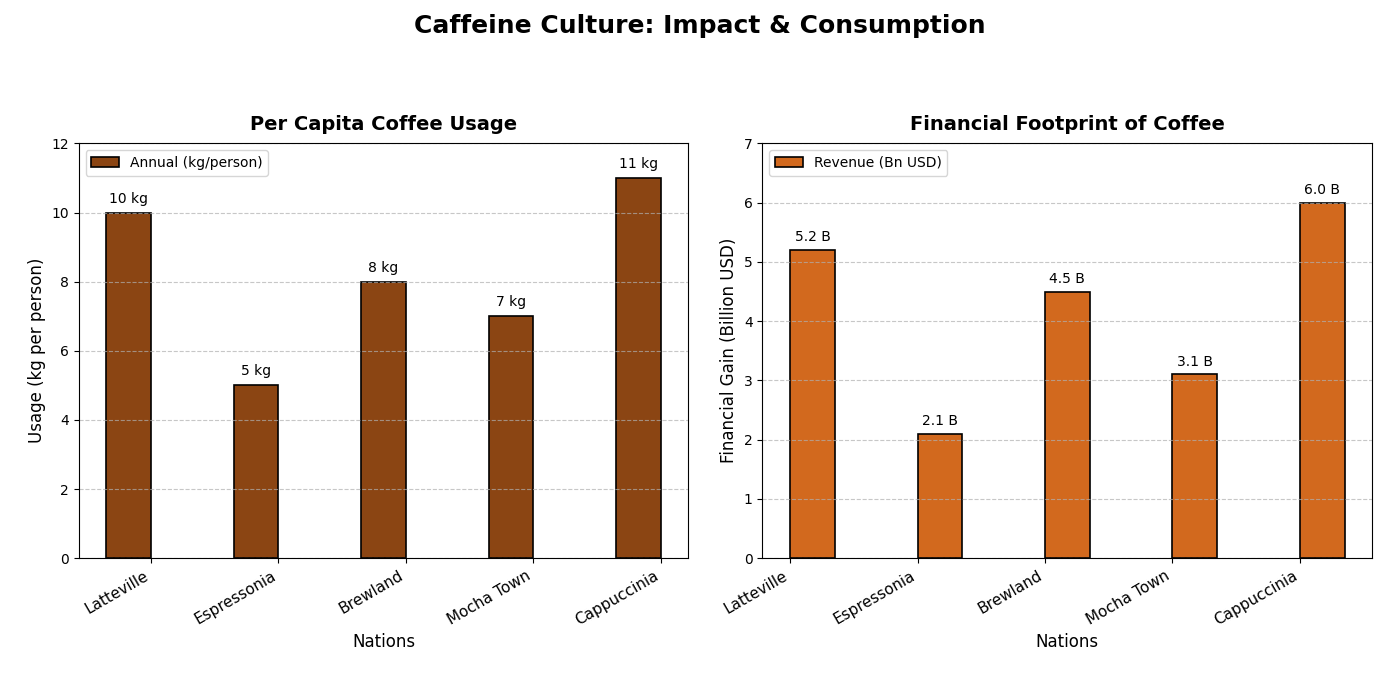

Reproduce this figure in Python.
import matplotlib.pyplot as plt
import numpy as np

countries = ['Latteville', 'Espressonia', 'Brewland', 'Mocha Town', 'Cappuccinia']
coffee_consumption = [10, 5, 8, 7, 11]  
economic_impact = [5.2, 2.1, 4.5, 3.1, 6.0]  

x_pos = np.arange(len(countries))
width = 0.35

fig, (ax1, ax2) = plt.subplots(1, 2, figsize=(14, 7))
fig.suptitle('Caffeine Culture: Impact & Consumption', fontsize=18, fontweight='bold', y=0.98)

bars1 = ax1.bar(x_pos - width/2, coffee_consumption, width, color='#8B4513', edgecolor='black', linewidth=1.2, label='Annual (kg/person)')

bars2 = ax2.bar(x_pos + width/2, economic_impact, width, color='#D2691E', edgecolor='black', linewidth=1.2, label='Revenue (Bn USD)')

for bar in bars1:
    yval = bar.get_height()
    ax1.text(bar.get_x() + bar.get_width()/2, yval + 0.2, f'{yval} kg', ha='center', va='bottom', fontsize=10)

for bar in bars2:
    yval = bar.get_height()
    ax2.text(bar.get_x() + bar.get_width()/2, yval + 0.1, f'{yval} B', ha='center', va='bottom', fontsize=10)

ax1.set_title('Per Capita Coffee Usage', fontsize=14, fontweight='bold', pad=10)
ax1.set_xlabel('Nations', fontsize=12)
ax1.set_ylabel('Usage (kg per person)', fontsize=12)
ax1.set_xticks(x_pos)
ax1.set_xticklabels(countries, fontsize=11, rotation=30, ha='right')
ax1.set_ylim(0, 12)

ax2.set_title('Financial Footprint of Coffee', fontsize=14, fontweight='bold', pad=10)
ax2.set_xlabel('Nations', fontsize=12)
ax2.set_ylabel('Financial Gain (Billion USD)', fontsize=12)
ax2.set_xticks(x_pos)
ax2.set_xticklabels(countries, fontsize=11, rotation=30, ha='right')
ax2.set_ylim(0, 7)

ax1.grid(axis='y', linestyle='--', alpha=0.7)
ax2.grid(axis='y', linestyle='--', alpha=0.7)

ax1.legend(loc='upper left', fontsize=10)
ax2.legend(loc='upper left', fontsize=10)

plt.tight_layout(pad=2.0, rect=[0, 0.03, 1, 0.95])

plt.show()
